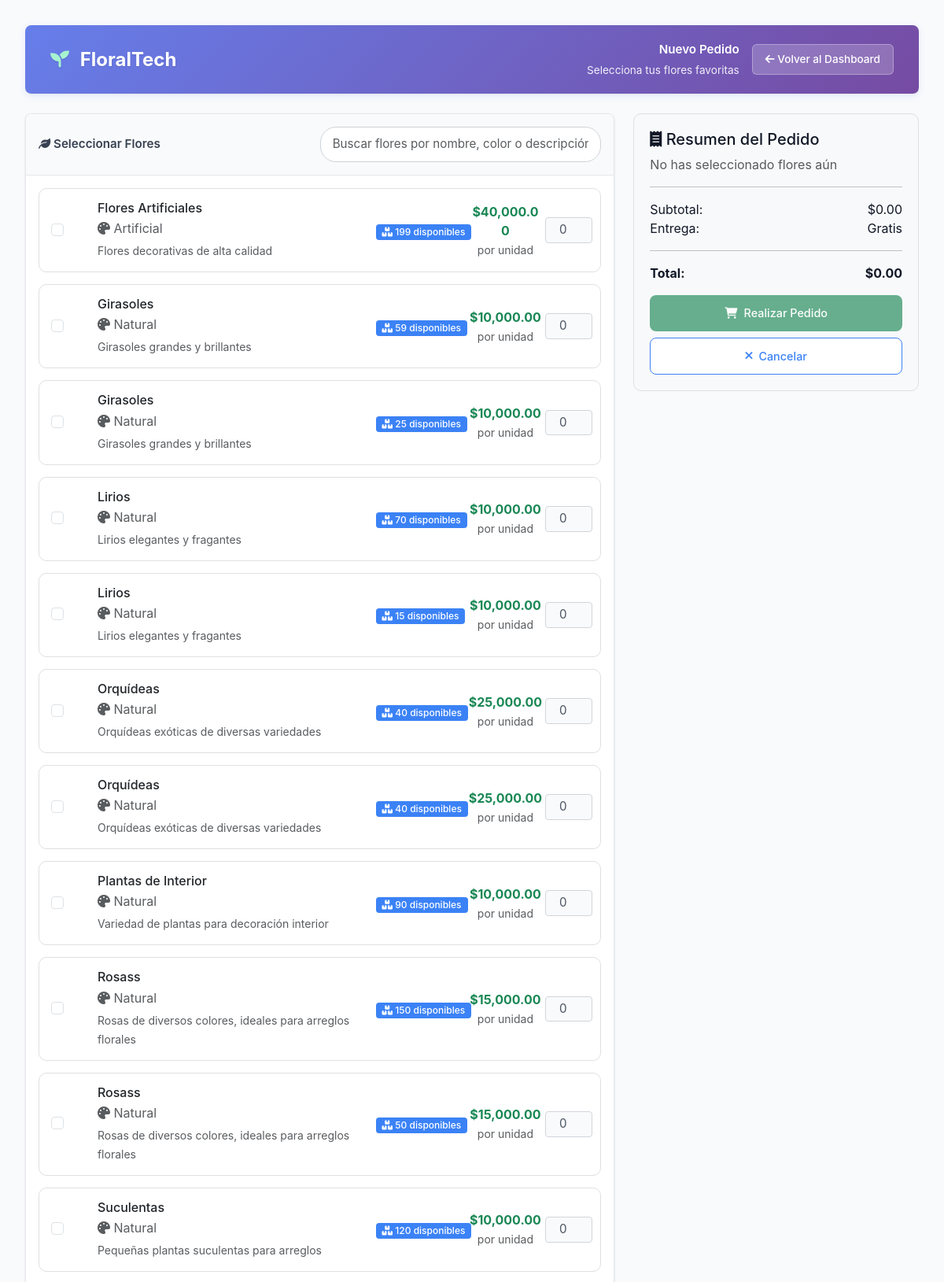
/index.php?ctrl=cliente&action=nuevo_pedido (signed in, upper part), run on an earlier commit of the app's database.
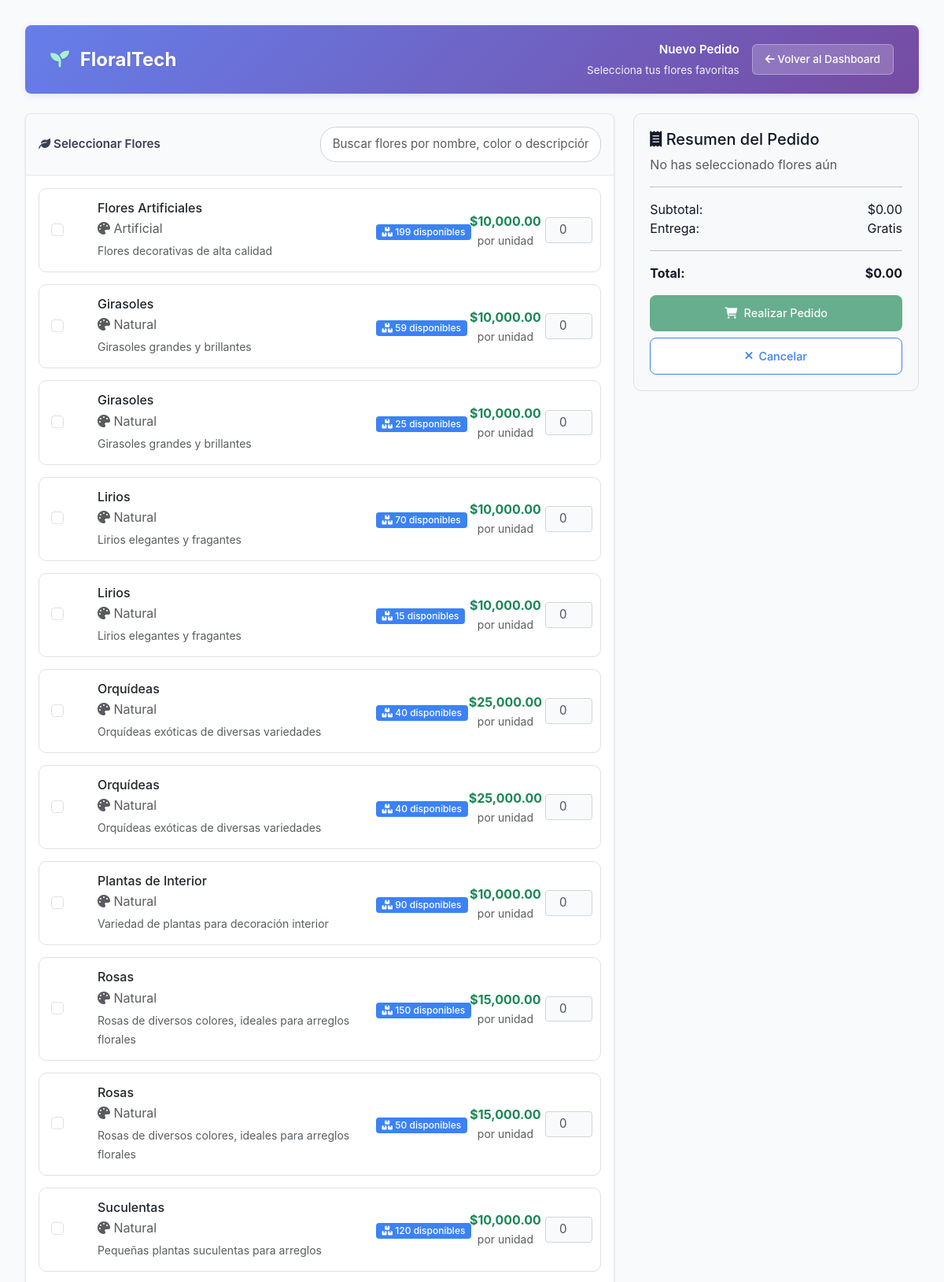
And on a later commit of the database.
### tables this page shows
CREATE TABLE `tflor` (
  `idtflor` int(11) NOT NULL,
  `nombre` varchar(255) NOT NULL,
  `naturaleza` varchar(255) DEFAULT NULL,
  `descripcion` text DEFAULT NULL,
  `precio` decimal(10,2) NOT NULL DEFAULT 0.00,
  `fecha_creacion` datetime DEFAULT current_timestamp() COMMENT 'Fecha de creación del producto',
  `activo` tinyint(1) DEFAULT 1 COMMENT 'Si el producto está activo',
  `color` varchar(100) DEFAULT 'Multicolor',
  `precio_venta` decimal(10,2) DEFAULT 0.00,
  `estado` varchar(50) DEFAULT 'activo'
);

### controllers/cliente.php (called while the page is built, shortened)
<?php
class cliente {
    public function nuevo_pedido() {
        include 'views/cliente/nuevo_pedido.php';
    }
}

### index.php (called while the page is built, shortened)
<?php
$action = isset($_GET['action']) ? $_GET['action'] : 'index';
try {
    $controller = new $controllerClass();
    $controller->$action();
} catch (Exception $e) {
    die("Error: " . $e->getMessage());
}
?>

### views/cliente/nuevo_pedido.php (the view, shortened to what the changed rows need)
<?php
$isFragment = isset($_GET['fragment']) && $_GET['fragment'] == '1';
$conn = new conexion();
$db = $conn->get_conexion();
try {
    $stmt = $db->prepare("
        SELECT
            tf.idtflor,
            tf.nombre,
            tf.naturaleza as color,
            tf.descripcion,
            tf.precio,
            COALESCE(i.cantidad_disponible, 0) as stock
        FROM tflor tf
        LEFT JOIN inv i ON tf.idtflor = i.tflor_idtflor
        WHERE COALESCE(i.cantidad_disponible, 0) > 0
        ORDER BY tf.nombre
    ");
    $stmt->execute();
    $flores_disponibles = $stmt->fetchAll(PDO::FETCH_ASSOC);
} catch (PDOException $e) {
    $flores_disponibles = [];
    error_log("Error obteniendo flores: " . $e->getMessage());
}
?>
<?php if (!$isFragment): ?>
<!DOCTYPE html>
<html lang="es">
<head>
    <link href="https://cdn.jsdelivr.net/npm/bootstrap@5.3.6/dist/css/bootstrap.min.css" rel="stylesheet">
    <link rel="stylesheet" href="assets/dashboard-cliente.css">
    <link href="https://cdnjs.cloudflare.com/ajax/libs/font-awesome/6.0.0/css/all.min.css" rel="stylesheet">
</head>
<body>
    <div class="dashboard-container">
        <div class="row">
            <div class="col-md-8">
                <div class="card">
                    <div class="card-body">
<?php endif; ?>
                        <form id="pedidoForm" method="POST" action="index.php?ctrl=cliente&action=procesar_pedido">
                            <?php if (!empty($flores_disponibles)): ?>
                                <div id="floresContainer">
                                    <?php foreach ($flores_disponibles as $flor): ?>
                                        <div class="flower-card <?= $flor['stock'] <= 0 ? 'no-stock' : '' ?>"
                                             data-id="<?= $flor['idtflor'] ?>"
                                             data-price="<?= $flor['precio'] ?>"
                                             data-name="<?= htmlspecialchars(strtolower($flor['nombre'])) ?>"
                                             data-color="<?= htmlspecialchars(strtolower($flor['color'] ?? '')) ?>"
                                             data-desc="<?= htmlspecialchars(strtolower($flor['descripcion'] ?? '')) ?>">
                                            <div class="row align-items-center">
                                                <div class="col-md-1">
                                                    <div class="form-check">
                                                        <input
                                                            class="form-check-input flower-checkbox"
                                                            type="checkbox"
                                                            name="flor_<?= $flor['idtflor'] ?>"
                                                            id="flor_<?= $flor['idtflor'] ?>"
                                                            onchange="toggleFlowerSelection(<?= $flor['idtflor'] ?>)"
                                                            <?= $flor['stock'] <= 0 ? 'disabled' : '' ?>
                                                        >
                                                    </div>
                                                </div>
                                                <div class="col-md-6">
                                                    <h6 class="mb-1"><?= htmlspecialchars($flor['nombre']) ?></h6>
                                                    <p class="text-muted mb-1">
                                                        <i class="fas fa-palette"></i>
                                                        <?= htmlspecialchars($flor['color'] ?? 'Sin color específico') ?>
                                                    </p>
                                                    <small class="text-muted"><?= htmlspecialchars($flor['descripcion'] ?? 'Sin descripción') ?></small>
                                                </div>
                                                <div class="col-md-2">
                                                    <span class="badge badge-info">
                                                        <i class="fas fa-boxes"></i>
                                                        <?= $flor['stock'] ?> disponibles
                                                    </span>
                                                </div>
                                                <div class="col-md-2">
                                                    <div class="text-center">
                                                        <strong class="text-success">$<?= number_format($flor['precio'], 2) ?></strong>
                                                        <br><small class="text-muted">por unidad</small>
                                                    </div>
                                                </div>
                                                <div class="col-md-1">
                                                    <div class="quantity-control">
                                                        <input
                                                            type="number"
                                                            name="cantidad_<?= $flor['idtflor'] ?>"
                                                            id="cantidad_<?= $flor['idtflor'] ?>"
                                                            class="form-control quantity-input"
                                                            min="0"
                                                            max="<?= $flor['stock'] ?>"
                                                            value="0"
                                                            disabled
                                                            onchange="updateTotal()"
                                                            style="margin-left: -20px; margin-top: 0px;"
                                                        >
                                                    </div>
                                                </div>
                                            </div>
                                        </div>
                                    <?php endforeach; ?>
                                </div>
                            <?php endif; ?>
                        </form>
                    </div>
                </div>
            </div>
        </div>
    </div>
</body>
</html>

What changed in the data, as far as the page shows it:
changed tflor "Flores Artificiales": precio "40,000.00" → "10,000.00"
changed tflor "Rosas de diversos colores, ideales para arreglos florales": nombre "Rosass" → "Rosas"
